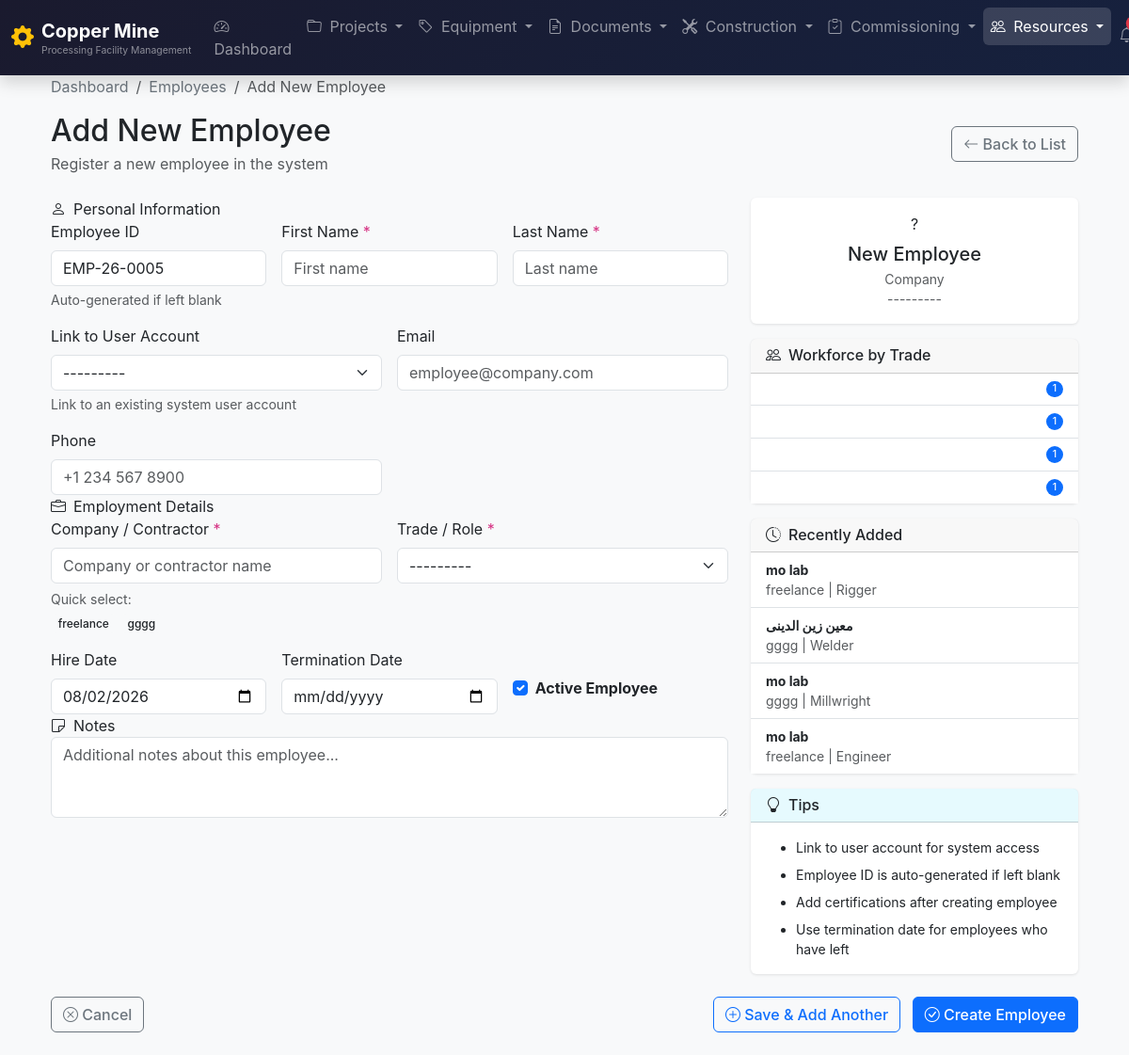
Page /resources/employees/create/ (signed in) on the committed database.
### resources/models.py (models this page shows, shortened)
class Employee(models.Model):
	class Trade(models.TextChoices):
		MILLWRIGHT = 'MLWR', 'Millwright'
		ELECTRICIAN = 'ELEC', 'Electrician'
		WELDER = 'WELD', 'Welder'
		PIPE_FITTER = 'PIPE', 'Pipe Fitter'
		INSTRUMENT_TECH = 'INST', 'Instrument Technician'
		RIGGER = 'RIGG', 'Rigger'
		SUPERVISOR = 'SUPV', 'Supervisor'
		ENGINEER = 'ENGR', 'Engineer'
		SAFETY_OFFICER = 'SAFE', 'Safety Officer'
		LABORER = 'LAB', 'Laborer'
		OPERATOR = 'OPER', 'Operator'
		OTHER = 'OTHR', 'Other'
	user = models.OneToOneField(
			User, on_delete=models.SET_NULL, null=True, blank=True,
			related_name='employee_profile'
			)
	employee_id = models.CharField(max_length=50, unique=True)
	first_name = models.CharField(max_length=100)
	last_name = models.CharField(max_length=100)
	company = models.CharField(max_length=255, help_text="Contractor or employer name")
	trade = models.CharField(max_length=5, choices=Trade.choices)
	phone = models.CharField(max_length=50, blank=True)
	email = models.EmailField(blank=True)
	is_active = models.BooleanField(default=True)
	hire_date = models.DateField(null=True, blank=True)
	termination_date = models.DateField(null=True, blank=True)
	notes = models.TextField(blank=True)
	created_at = models.DateTimeField(auto_now_add=True)
	updated_at = models.DateTimeField(auto_now=True)
	class Meta:
		ordering = ['last_name', 'first_name']
		verbose_name = 'Employee'
		verbose_name_plural = 'Employees'
	@property
	def full_name(self):
		return f"{self.first_name} {self.last_name}"

### resources/views.py (the view, shortened to what this page needs)
# urls.py: path('employees/create/', EmployeeCreateView.as_view(), name='employee_create'),
class EmployeeCreateView(LoginRequiredMixin, generic.CreateView):
	model = Employee
	form_class = EmployeeForm
	template_name = 'resources/employee_form.html'
	success_message = "Employee '%(first_name)s %(last_name)s' was created successfully."
	def get_initial(self):
		initial = super().get_initial()
		company = self.request.GET.get('company')
		if company:
			initial['company'] = company
		trade = self.request.GET.get('trade')
		if trade:
			initial['trade'] = trade
		initial['is_active'] = True
		initial['hire_date'] = timezone.now().date()
		initial['employee_id'] = self.generate_employee_id()
		return initial
	def get_context_data(self, **kwargs):
		context = super().get_context_data(**kwargs)
		context['is_create'] = True
		context['page_title'] = 'Add New Employee'
		context['recent_employees'] = Employee.objects.order_by('-created_at')[:5]
		context['trade_stats'] = Employee.objects.values('trade').annotate(
				count=Count('id')
				).order_by('trade')
		context['companies'] = Employee.objects.values_list(
				'company', flat=True
				).distinct().order_by('company')
		return context
	def generate_employee_id(self):
		prefix = 'EMP'
		year = timezone.now().strftime('%y')
		last_employee = Employee.objects.filter(
				employee_id__startswith=f'{prefix}-{year}'
				).order_by('-employee_id').first()
		if last_employee:
			try:
				last_num = int(last_employee.employee_id.split('-')[-1])
				new_num = last_num + 1
			except (ValueError, IndexError):
				new_num = 1
		else:
			new_num = 1
		return f'{prefix}-{year}-{new_num:04d}'

### templates/resources/employee_form.html (shortened to what this page needs)
{% extends 'base.html' %}
{% load static %}
{% block content %}
<div class="container-fluid py-4">
  <nav aria-label="breadcrumb" class="mb-3">
    <ol class="breadcrumb">
      <li class="breadcrumb-item"><a href="{% url 'dashboard' %}">Dashboard</a></li>
      <li class="breadcrumb-item"><a href="#">Employees</a></li>
      <li class="breadcrumb-item active">{{ page_title }}</li>
    </ol>
  </nav>
  <div class="d-flex justify-content-between align-items-center mb-4">
    <div>
      <h1 class="h2 mb-1">{{ page_title }}</h1>
      <p class="text-muted mb-0">
        {% if is_create %}
        Register a new employee in the system
        {% else %}
        Update employee information
        {% endif %}
      </p>
    </div>
    <div>
      <a href="#" class="btn btn-outline-secondary">
        <i class="bi bi-arrow-left"></i> Back to List
      </a>
    </div>
  </div>
  <form method="post" novalidate id="employeeForm">
    <div class="row">
      <div class="col-lg-8">
        <div class="form-section">
          <div class="form-section-title">
            <i class="bi bi-person me-2"></i>Personal Information
          </div>
          <div class="row g-3">
            <div class="col-md-4">
              <label for="{{ form.employee_id.id_for_label }}" class="form-label">
                Employee ID
              </label>
              {{ form.employee_id }}
              <div class="form-text">Auto-generated if left blank</div>
            </div>
            <div class="col-md-4">
              <label for="{{ form.first_name.id_for_label }}" class="form-label required-field">
                First Name
              </label>
              {{ form.first_name }}
            </div>
            <div class="col-md-4">
              <label for="{{ form.last_name.id_for_label }}" class="form-label required-field">
                Last Name
              </label>
              {{ form.last_name }}
            </div>
            <div class="col-md-6">
              <label for="{{ form.user.id_for_label }}" class="form-label">
                Link to User Account
              </label>
              {{ form.user }}
              <div class="form-text">Link to an existing system user account</div>
            </div>
            <div class="col-md-6">
              <label for="{{ form.email.id_for_label }}" class="form-label">
                Email
              </label>
              {{ form.email }}
            </div>
            <div class="col-md-6">
              <label for="{{ form.phone.id_for_label }}" class="form-label">
                Phone
              </label>
              {{ form.phone }}
            </div>
          </div>
        </div>
        <div class="form-section">
          <div class="form-section-title">
            <i class="bi bi-briefcase me-2"></i>Employment Details
          </div>
          <div class="row g-3">
            <div class="col-md-6">
              <label for="{{ form.company.id_for_label }}" class="form-label required-field">
                Company / Contractor
              </label>
              {{ form.company }}
              <div class="mt-1">
                <small class="text-muted">Quick select:</small>
                <div class="d-flex flex-wrap gap-1 mt-1">
                  {% for company in companies|slice:":8" %}
                  <span class="badge bg-light text-dark company-badge"
                        onclick="document.getElementById('{{ form.company.id_for_label }}').value='{{ company }}'">
                                        {{ company }}
                                    </span>
                  {% endfor %}
                </div>
              </div>
            </div>
            <div class="col-md-6">
              <label for="{{ form.trade.id_for_label }}" class="form-label required-field">
                Trade / Role
              </label>
              {{ form.trade }}
            </div>
            <div class="col-md-4">
              <label for="{{ form.hire_date.id_for_label }}" class="form-label">
                Hire Date
              </label>
              {{ form.hire_date }}
            </div>
            <div class="col-md-4">
              <label for="{{ form.termination_date.id_for_label }}" class="form-label">
                Termination Date
              </label>
              {{ form.termination_date }}
            </div>
            <div class="col-md-4 d-flex align-items-end">
              <div class="form-check mb-3">
                {{ form.is_active }}
                <label class="form-check-label" for="{{ form.is_active.id_for_label }}">
                  <strong>Active Employee</strong>
                </label>
              </div>
            </div>
          </div>
        </div>
        <div class="form-section">
          <div class="form-section-title">
            <i class="bi bi-sticky me-2"></i>Notes
          </div>
          {{ form.notes }}
        </div>
      </div>
      <div class="col-lg-4">
        <div class="card mb-3">
          <div class="card-body text-center">
            <div class="employee-avatar-preview mb-2" id="avatarPreview">
              <span id="avatarInitials">?</span>
            </div>
            <h5 id="previewName" class="mb-1">New Employee</h5>
            <p id="previewCompany" class="text-muted small mb-0">Company</p>
            <p id="previewTrade" class="text-muted small mb-0">Trade</p>
          </div>
        </div>
        {% if trade_stats %}
        <div class="card mb-3">
          <div class="card-header">
            <h6 class="mb-0"><i class="bi bi-people me-2"></i>Workforce by Trade</h6>
          </div>
          <div class="card-body p-0">
            <div class="list-group list-group-flush">
              {% for stat in trade_stats %}
              <div class="list-group-item d-flex justify-content-between align-items-center small">
                <span class="badge bg-primary rounded-pill">{{ stat.count }}</span>
              </div>
              {% endfor %}
            </div>
          </div>
        </div>
        {% endif %}
        {% if recent_employees %}
        <div class="card mb-3">
          <div class="card-header">
            <h6 class="mb-0"><i class="bi bi-clock-history me-2"></i>Recently Added</h6>
          </div>
          <div class="card-body p-0">
            <div class="list-group list-group-flush">
              {% for emp in recent_employees %}
              <div class="list-group-item small">
                <strong>{{ emp.full_name }}</strong>
                <br>
                <span class="text-muted">{{ emp.company }} | {{ emp.get_trade_display }}</span>
              </div>
              {% endfor %}
            </div>
          </div>
        </div>
        {% endif %}
        <div class="card">
          <div class="card-header bg-info bg-opacity-10">
            <h6 class="mb-0"><i class="bi bi-lightbulb me-2"></i>Tips</h6>
          </div>
          <div class="card-body small">
            <ul class="mb-0">
              <li class="mb-2">Link to user account for system access</li>
              <li class="mb-2">Employee ID is auto-generated if left blank</li>
              <li class="mb-2">Add certifications after creating employee</li>
              <li>Use termination date for employees who have left</li>
            </ul>
          </div>
        </div>
      </div>
    </div>
    <div class="d-flex justify-content-between align-items-center mt-4">
      <div>
        <a href="#" class="btn btn-outline-secondary">
          <i class="bi bi-x-circle"></i> Cancel
        </a>
      </div>
      <div>
        <button type="submit" name="save_add_another" class="btn btn-outline-primary">
          <i class="bi bi-plus-circle"></i> Save & Add Another
        </button>
        <button type="submit" class="btn btn-primary ms-2">
          <i class="bi bi-check-circle"></i>
          {% if is_create %}Create Employee{% else %}Save Changes{% endif %}
        </button>
      </div>
    </div>
  </form>
</div>
{% endblock %}

### templates/base.html (style rules this page uses)
.required-field::after { content: " *"; color: #d63384; }
body { background-color: #f5f6fa; font-family: -apple-system, BlinkMacSystemFont, 'Segoe UI', Roboto, 'Helvetica Neue', Arial, sans-serif; }
.breadcrumb { background: transparent; padding: 0; margin-bottom: 0; }
.breadcrumb-item a { color: #6c757d; text-decoration: none; }
.card { border: none; box-shadow: 0 1px 3px rgba(0,0,0,0.1); }
.btn { font-weight: 500; }
.badge { font-weight: 500; }
.form-control, .form-select { border-radius: 0.375rem; }

### rows in the picture
Employee: full_name "mo lab", company "freelance", trade "Rigger"
Employee: full_name "معین زین الدینی", company "gggg", trade "Welder"
Employee: full_name "mo lab", company "gggg", trade "Millwright"
Employee: full_name "mo lab", company "freelance", trade "Engineer"

### other values in the picture
{{ page_title }} "Add New Employee"
{{ company }} "freelance" "gggg"
{{ stat.count }} "1" "1" "1" "1"
